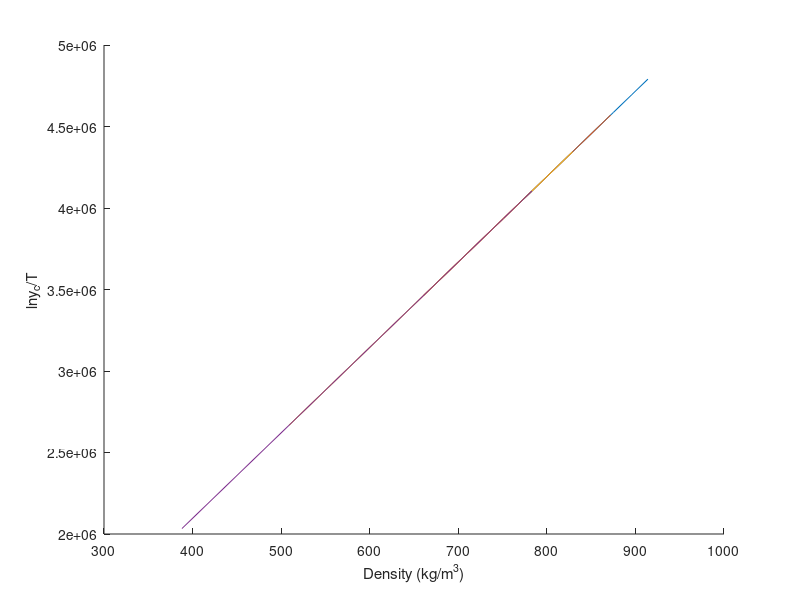

Here is the MATLAB script that generated this plot:
% SC CO2 Thermo info
T_c_CO2 = 304.18;       % Critical Temp [Kelvin]
P_c_CO2 = 73.8;         % Critical Pressure [bar]
omega_CO2 = 0.225;      % Omega [-]

% Drug Thermo info
T_c_drug = 1149.5;      % Critical Temp [Kelvin]
P_c_drug = 10.57;       % Critical Pressure [bar]
omega_drug = 2.0964;    % Omega [-]

% Genral info
T = [308 318 328 338];              % Temp range
P = 1:1:300;                        % Pressure range from 1 to 300 bar with step of 1
k_ij = [0.103 0.117 0.126 0.134];   % Binary interaction parameter for PR/KM EoS
R = 8.314;                          % Gas Constant [J/mol·K]

Mw_drug = 598.5;
Mw_CO2 = 44.01;
Mw_methanol = 32.04;

rho_CO2 =   [769 817 849 875 896 914;
            661 744 791 824 851 872;
            509 656 725 769 802 829;
            388 557 652 710 751 783];               % Density [kg/m3]

% KJ Model info
a_KJ = -2.4761;
b_KJ = 5.2409*10^3;
c_KJ = -4550.5306;

ln_y_KJ = zeros(4,6);
for n=1:4
    for i=1:6
        ln_y_KJ(n,i) = a_KJ + b_KJ*rho_CO2(n,i) + c_KJ/T(n);
    end
end

figure(1);
hold on;
plot(rho_CO2(1,:),ln_y_KJ(1,:));
plot(rho_CO2(2,:),ln_y_KJ(2,:));
plot(rho_CO2(3,:),ln_y_KJ(3,:));
plot(rho_CO2(4,:),ln_y_KJ(4,:));
xlabel('Density (kg/m^3)');
ylabel('lny_{c}/T');

% GM Model info
a_GM = 1.8309;
b_GM = -5710.4987;
c_GM = 3.8342;

% Chrastil Model info
a_Chrastil = 4.5889;
b_Chrastil = -12.7501;
c_Chrastil = -6759.0921;

% Bartle et al. Model info
a_Bartle = 13.2886;
b_Bartle = 9.0827;
c_Bartle = -6845.6966;

% Sung-Shim Model info
a_Sung = 5.7399;
b_Sung = -606.0322;
c_Sung = -447.5124;
d_Sung = -36.8120;

% Bian et al model info
a_Bian = 4.2910;
b_Bian = -4806.5989;
c_Bian = 0.0355;
d_Bian = -1.0456;
e_Bian = -9.5861*10^4;

% Sodeifian model info
a_Sodeifian = -16.8909;
b_Sodeifian = -13.0866*10^3;
c_Sodeifian = 1.4181;
d_Sodeifian = 1.1071*10^3;
e_Sodeifian = -2.9406*10^3;
f_Sodeifian = -838.2700;
